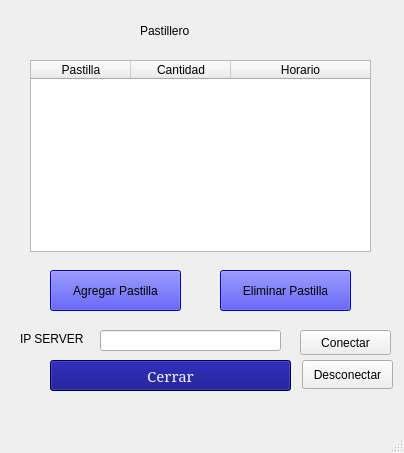
<?xml version="1.0" encoding="UTF-8"?>
<ui version="4.0">
 <class>MainWindow</class>
 <widget class="QMainWindow" name="MainWindow">
  <property name="geometry">
   <rect>
    <x>0</x>
    <y>0</y>
    <width>404</width>
    <height>453</height>
   </rect>
  </property>
  <property name="windowTitle">
   <string>MainWindow</string>
  </property>
  <widget class="QWidget" name="centralwidget">
   <widget class="QLabel" name="label">
    <property name="geometry">
     <rect>
      <x>140</x>
      <y>20</y>
      <width>121</width>
      <height>21</height>
     </rect>
    </property>
    <property name="styleSheet">
     <string notr="true">font: 75 20pt &quot;Script MT Bold&quot;;</string>
    </property>
    <property name="text">
     <string>Pastillero</string>
    </property>
   </widget>
   <widget class="QPushButton" name="pushButtonAgregar">
    <property name="geometry">
     <rect>
      <x>50</x>
      <y>270</y>
      <width>131</width>
      <height>41</height>
     </rect>
    </property>
    <property name="styleSheet">
     <string notr="true">background-color: rgb(0, 0, 255);
font: 75 11pt &quot;Garamond&quot;;</string>
    </property>
    <property name="text">
     <string>Agregar Pastilla</string>
    </property>
   </widget>
   <widget class="QPushButton" name="pushButtonEliminar">
    <property name="geometry">
     <rect>
      <x>220</x>
      <y>270</y>
      <width>131</width>
      <height>41</height>
     </rect>
    </property>
    <property name="styleSheet">
     <string notr="true">background-color: rgb(0, 0, 255);
font: 75 11pt &quot;Garamond&quot;;</string>
    </property>
    <property name="text">
     <string>Eliminar Pastilla</string>
    </property>
   </widget>
   <widget class="QPushButton" name="pushButtonCerrar">
    <property name="geometry">
     <rect>
      <x>50</x>
      <y>360</y>
      <width>241</width>
      <height>31</height>
     </rect>
    </property>
    <property name="palette">
     <palette>
      <active>
       <colorrole role="WindowText">
        <brush brushstyle="SolidPattern">
         <color alpha="255">
          <red>243</red>
          <green>243</green>
          <blue>243</blue>
         </color>
        </brush>
       </colorrole>
       <colorrole role="Button">
        <brush brushstyle="SolidPattern">
         <color alpha="255">
          <red>0</red>
          <green>0</green>
          <blue>127</blue>
         </color>
        </brush>
       </colorrole>
       <colorrole role="ButtonText">
        <brush brushstyle="SolidPattern">
         <color alpha="255">
          <red>243</red>
          <green>243</green>
          <blue>243</blue>
         </color>
        </brush>
       </colorrole>
       <colorrole role="Base">
        <brush brushstyle="SolidPattern">
         <color alpha="255">
          <red>0</red>
          <green>0</green>
          <blue>127</blue>
         </color>
        </brush>
       </colorrole>
       <colorrole role="Window">
        <brush brushstyle="SolidPattern">
         <color alpha="255">
          <red>0</red>
          <green>0</green>
          <blue>127</blue>
         </color>
        </brush>
       </colorrole>
      </active>
      <inactive>
       <colorrole role="WindowText">
        <brush brushstyle="SolidPattern">
         <color alpha="255">
          <red>243</red>
          <green>243</green>
          <blue>243</blue>
         </color>
        </brush>
       </colorrole>
       <colorrole role="Button">
        <brush brushstyle="SolidPattern">
         <color alpha="255">
          <red>0</red>
          <green>0</green>
          <blue>127</blue>
         </color>
        </brush>
       </colorrole>
       <colorrole role="ButtonText">
        <brush brushstyle="SolidPattern">
         <color alpha="255">
          <red>243</red>
          <green>243</green>
          <blue>243</blue>
         </color>
        </brush>
       </colorrole>
       <colorrole role="Base">
        <brush brushstyle="SolidPattern">
         <color alpha="255">
          <red>0</red>
          <green>0</green>
          <blue>127</blue>
         </color>
        </brush>
       </colorrole>
       <colorrole role="Window">
        <brush brushstyle="SolidPattern">
         <color alpha="255">
          <red>0</red>
          <green>0</green>
          <blue>127</blue>
         </color>
        </brush>
       </colorrole>
      </inactive>
      <disabled>
       <colorrole role="WindowText">
        <brush brushstyle="SolidPattern">
         <color alpha="255">
          <red>190</red>
          <green>190</green>
          <blue>190</blue>
         </color>
        </brush>
       </colorrole>
       <colorrole role="Button">
        <brush brushstyle="SolidPattern">
         <color alpha="255">
          <red>0</red>
          <green>0</green>
          <blue>127</blue>
         </color>
        </brush>
       </colorrole>
       <colorrole role="ButtonText">
        <brush brushstyle="SolidPattern">
         <color alpha="255">
          <red>190</red>
          <green>190</green>
          <blue>190</blue>
         </color>
        </brush>
       </colorrole>
       <colorrole role="Base">
        <brush brushstyle="SolidPattern">
         <color alpha="255">
          <red>0</red>
          <green>0</green>
          <blue>127</blue>
         </color>
        </brush>
       </colorrole>
       <colorrole role="Window">
        <brush brushstyle="SolidPattern">
         <color alpha="255">
          <red>0</red>
          <green>0</green>
          <blue>127</blue>
         </color>
        </brush>
       </colorrole>
      </disabled>
     </palette>
    </property>
    <property name="font">
     <font>
      <family>Garamond</family>
      <pointsize>11</pointsize>
      <italic>false</italic>
      <bold>false</bold>
      <kerning>true</kerning>
     </font>
    </property>
    <property name="styleSheet">
     <string notr="true">background-color: rgb(0, 0, 127);
font: 75 11pt &quot;Garamond&quot;;</string>
    </property>
    <property name="text">
     <string>Cerrar</string>
    </property>
   </widget>
   <widget class="QTableWidget" name="tableWidgetDatos">
    <property name="geometry">
     <rect>
      <x>30</x>
      <y>60</y>
      <width>341</width>
      <height>192</height>
     </rect>
    </property>
    <property name="styleSheet">
     <string notr="true">font: 14pt &quot;Garamond&quot;;</string>
    </property>
    <property name="sizeAdjustPolicy">
     <enum>QAbstractScrollArea::AdjustToContents</enum>
    </property>
    <property name="editTriggers">
     <set>QAbstractItemView::NoEditTriggers</set>
    </property>
    <property name="selectionMode">
     <enum>QAbstractItemView::SingleSelection</enum>
    </property>
    <property name="selectionBehavior">
     <enum>QAbstractItemView::SelectRows</enum>
    </property>
    <attribute name="horizontalHeaderHighlightSections">
     <bool>false</bool>
    </attribute>
    <attribute name="horizontalHeaderStretchLastSection">
     <bool>true</bool>
    </attribute>
    <attribute name="verticalHeaderStretchLastSection">
     <bool>false</bool>
    </attribute>
    <column>
     <property name="text">
      <string>Pastilla</string>
     </property>
    </column>
    <column>
     <property name="text">
      <string>Cantidad</string>
     </property>
    </column>
    <column>
     <property name="text">
      <string>Horario</string>
     </property>
    </column>
   </widget>
   <widget class="QLabel" name="label_2">
    <property name="geometry">
     <rect>
      <x>20</x>
      <y>330</y>
      <width>71</width>
      <height>17</height>
     </rect>
    </property>
    <property name="text">
     <string>IP SERVER</string>
    </property>
   </widget>
   <widget class="QLineEdit" name="lineEdit">
    <property name="geometry">
     <rect>
      <x>100</x>
      <y>330</y>
      <width>181</width>
      <height>21</height>
     </rect>
    </property>
   </widget>
   <widget class="QPushButton" name="pushButton_connect">
    <property name="geometry">
     <rect>
      <x>300</x>
      <y>330</y>
      <width>91</width>
      <height>25</height>
     </rect>
    </property>
    <property name="text">
     <string>Conectar</string>
    </property>
   </widget>
   <widget class="QPushButton" name="pushButtonDesconetar">
    <property name="geometry">
     <rect>
      <x>302</x>
      <y>360</y>
      <width>91</width>
      <height>29</height>
     </rect>
    </property>
    <property name="text">
     <string>Desconectar</string>
    </property>
   </widget>
  </widget>
  <widget class="QMenuBar" name="menubar">
   <property name="geometry">
    <rect>
     <x>0</x>
     <y>0</y>
     <width>404</width>
     <height>25</height>
    </rect>
   </property>
  </widget>
  <widget class="QStatusBar" name="statusbar"/>
 </widget>
 <resources/>
 <connections/>
</ui>
